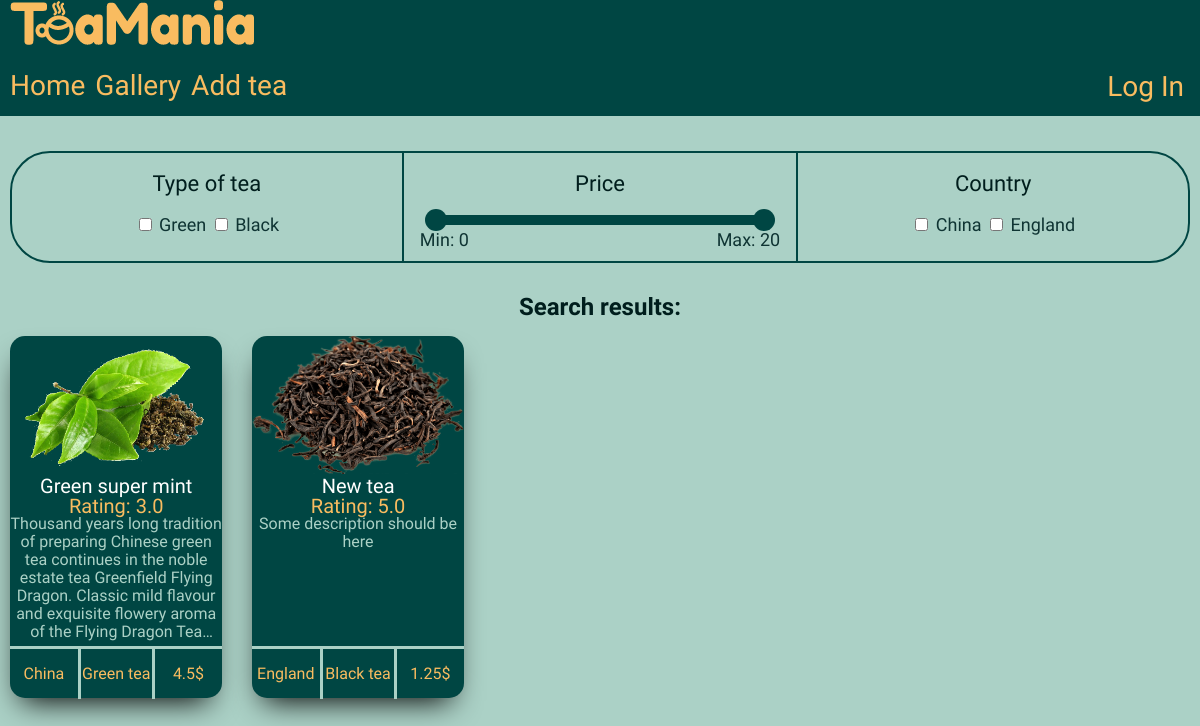
/gallery, run on an earlier commit of the app's database.
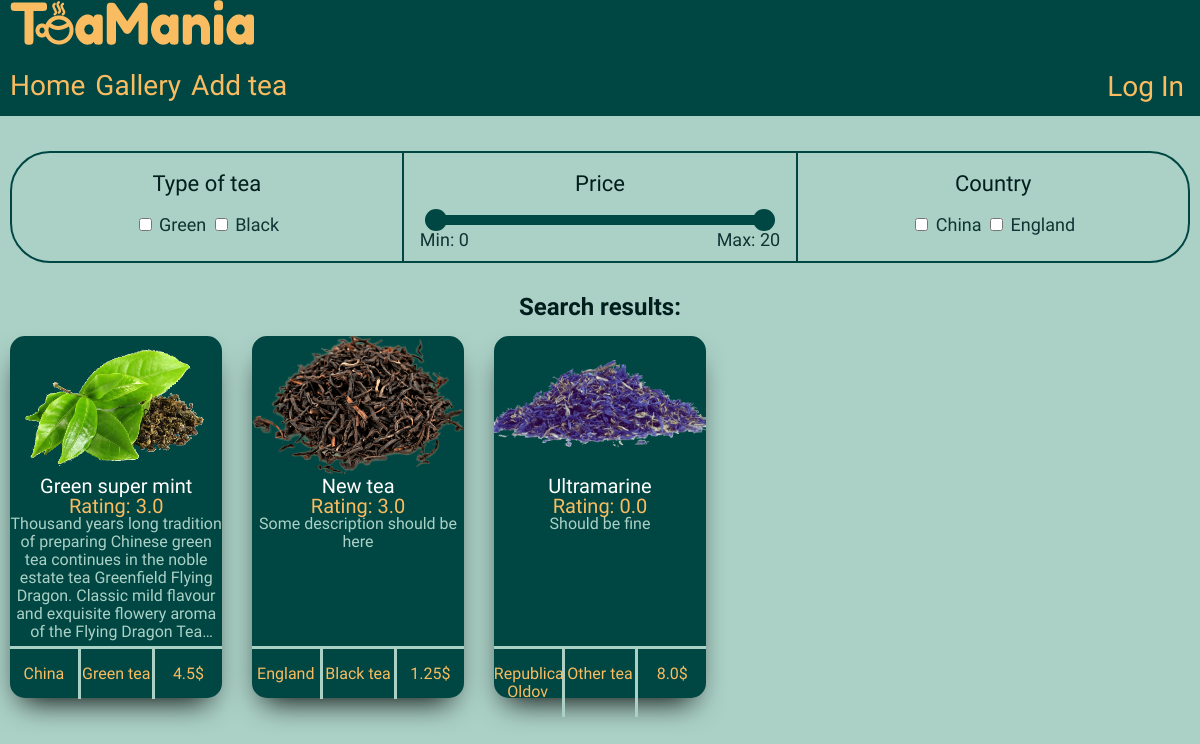
And on a later commit of the database.
### app/models.py (models this page shows, shortened)
class Tea(db.Model):
    id = db.Column(db.Integer, primary_key=True)
    title = db.Column(db.String(50), index=True, unique=True, nullable=False)
    type = db.Column(db.String(20), index=True, nullable=False)
    country = db.Column(db.String(50), index=True, nullable=False)
    description = db.Column(db.String(200))
    price = db.Column(db.Float, index=True, nullable=False)
    rating = db.Column(db.Float, index=True)
    image = db.Column(db.String(150))
    timestamp = db.Column(db.DateTime, index=True, default=datetime.utcnow)
    user_id = db.Column(db.Integer, db.ForeignKey('user.id'))
    comments = db.relationship('Comment', backref='tea', lazy='dynamic')

### app/routes.py (the view)
@app.route('/gallery')
def gallery():
    teas = Tea.query.order_by(Tea.title).all();
    return render_template('gallery.html', teas=teas)

### app/templates/gallery.html (shortened to what this page needs)
<!DOCTYPE html>
<html lang="en">
<head>
  <link rel="stylesheet" href="{{ url_for('static', filename='css/main_style.css')}}">
  <link rel="stylesheet" href="{{ url_for('static', filename='css/gallery_style.css')}}">
</head>
<body>
  <header>
    <div class="container">
      <a href="index" class="header__logo">
        <img src="{{ url_for('static', filename='images/logo_desctop.png') }}" alt="Big logo">
      </a>
      <div class="header__bottom">
        <nav>
          <a href="{{ url_for('index') }}" class="header__button">Home</a>
          <a href="{{ url_for('gallery') }}" class="header__button" >Gallery</a>
          <a href="{{ url_for('add_tea') }}" class="header__button">Add tea</a>
        </nav>
        <div class="header__login">
          <button class="header__button" id="login">Log In</button>
        </div>
      </div>
    </div>
  </header>
  <main>
    <div class="container">
      <form action="" id="form">
        <div class="form__section select__tea">
          <p>Type of tea</p>
          <div class="tea__categories" onclick="filterByType()">
            <input type="checkbox" id="green" name="green" value="Green tea">
            <label for="green">Green</label>
            <input type="checkbox" id="black" name="black" value="Black tea">
            <label for="black">Black</label>
          </div>
        </div>
        <div class="form__section select__price">
          <p>Price</p>
          <div class="price__slider" oninput="filterByPrice()" onchange="filterByPrice()">
            <div class="slider">
              <div class="range"></div>
              <div class="thumb left"></div>
              <div class="thumb right"></div>
            </div>
            <div class="price__labels">
              <label id="min">Min: </label>
              <label id="max">Max: </label>
            </div>
          </div>
        </div>
        <div class="form__section select__country">
          <p>Country</p>
          <div class="country__list" onclick="filterByCountry()">
            <input type="checkbox" id="china" name="china" value="China">
            <label for="china">China</label>
            <input type="checkbox" id="england" name="england" value="England">
            <label for="england">England</label>
          </div>
        </div>
      </form>
      <section class="gallery__section">
        <h2 class="headline">Search results:</h2>
        <ul id="search-results">
          {% for tea in teas: %}
          <li class="tea__card">
            <div class="tea__image">
              {% if tea.type == 'Black' %}
                <img src="{{ url_for('static', filename='images/blacktea.png')}}" alt="black tea">
              {% elif tea.type == 'Green' %}
                <img src="{{ url_for('static', filename='images/greentea.png')}}" alt="green tea">
              {% else %}
                <img src="{{ url_for('static', filename='images/othertea.png')}}" alt="other tea">
              {% endif %}
            </div>
            <div class="tea__name"><a href="gallery/{{ tea.id }}">{{ tea.title }}</a></div>
            <div class="tea__rating">Rating: {{ tea.rating }}</div>
            <div class="tea__description"> {{ tea.description }}</div>
            <div class="tea__info">
              <div class="tea__stats country">
                <p>{{ tea.country }}</p>
              </div>
              <div class="tea__stats categoty">
                <p>{{ tea.type }} tea</p>
              </div>
              <div class="tea__stats price">
                <p>{{ tea.price }}$</p>
              </div>
            </div>
          </li>
          {% endfor %}
        </ul>
      </section>
    </div>
  </main>
</body>
</html>

What changed in the data, as far as the page shows it:
changed Tea "New tea": rating "5.0" → "3.0"
added Tea: title "Ultramarine", rating "0.0", description "Should be fine", country "Republica Oldov", type "Other", price "8.0"
